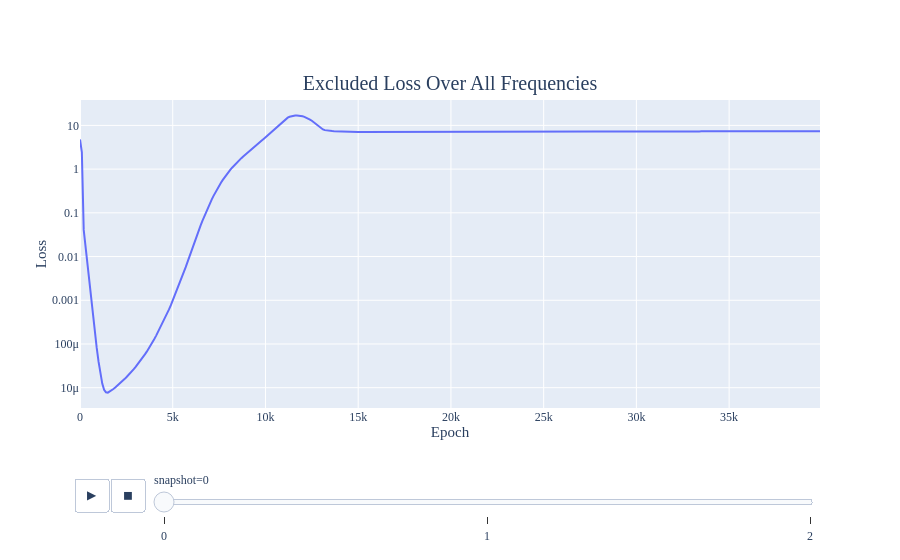
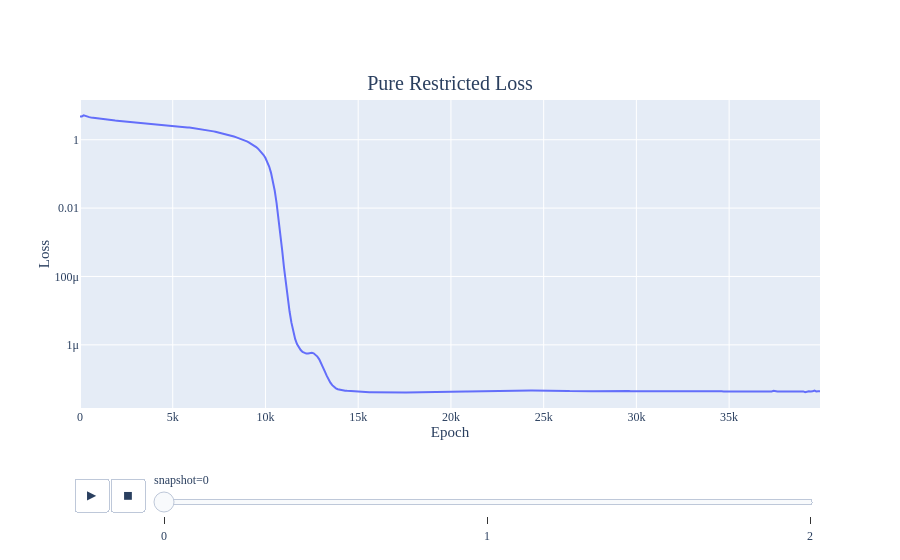

The notebook cell saved with these charts, in order:
### Code cell
figures = [None]*4
legend_in_plot_dict = {'xanchor': 'right',
 'x': 0.95,
 'title': '',
 'orientation': 'v',
 'y': .7,
 'yanchor': 'top',
 'bgcolor': 'rgba(255, 255, 255, 0.3)'}
fig = lines([metric_cache['excluded_loss_2D_full'], metric_cache['train_loss'],  metric_cache['test_loss']],
      line_labels=['Excluded Loss', 'Train Loss', 'Test Loss'],
      title='Excluded Loss Over All Frequencies',
      log_y=True,
      x=full_run_data['epochs'],
      xaxis='Epoch',
      yaxis='Loss',
      return_fig = True)
fig.update_layout(legend=legend_in_plot_dict)
fig.show("vscode+colab")
write_image(fig, 'excluded_loss_2D_full')
figures[0] = fig


line_labels = ['trig_loss', 'test_loss', 'train_loss']
human_readable_line_labels = ['Restricted loss', 'Test loss', 'Train loss']
fig = plot_metric([metric_cache[lab] for lab in line_labels],
                  line_labels=human_readable_line_labels,
                  title='Pure Restricted Loss',
                  yaxis='Loss',
                  return_fig=True)
fig.update_layout(legend=legend_in_plot_dict)
fig.update_layout(legend_orientation='v')
fig.show("vscode+colab")
write_image(fig, 'restricted_loss')
figures[1] = fig


line_labels = ['test_loss', 'train_loss', 'trig_loss', 'trig_loss_train']
fig = plot_metric([metric_cache['test_loss']/metric_cache['trig_loss']],
            title='Ratio of Test Loss/Restricted Loss',
            yaxis='Ratio',
            return_fig=True)
fig.show("vscode+colab")
write_image(fig, 'restricted_loss_ratio')
figures[2] = fig

# fig = plot_metric(metric_cache['sum_sq_weights'].T,
#             title='Sum of Squared Weights for Each Parameter',
#             # Take only the end of each parameter name for brevity
#             labels = [i.split('.')[-1] for i in parameter_names],
#             log_y=False,
#             yaxis='Sum of Squared Weights',
#             return_fig = True)
# fig.show("vscode+colab")
# write_image(fig, "sum_sq_weight_by_param")
fig = plot_metric([einops.reduce(metric_cache['sum_sq_weights'], 'epoch param -> epoch', 'sum')],
            title='Total Sum of Squared Weights',
            log_y=False,
            yaxis='Sum of Squared Weights',
            return_fig = True)
fig.show("vscode+colab")
write_image(fig, "sum_sq_weight_total")
figures[3] = fig

### Figure 1 — Plotly figure (JSON) as saved in the notebook; plotly's stock layout.template omitted (floating-point values rounded to 4 significant figures; data arrays with more than 128 entries replaced by an {"elided": "..."} marker saying what was removed)
{"data": [{"hovertemplate": "snapshot=Excluded Loss<br>Epoch=%{x}<br>Loss=%{y}<extra></extra>", "legendgroup": "", "line": {"color": "#636efa", "dash": "solid"}, "marker": {"symbol": "circle"}, "mode": "lines", "name": "Excluded Loss", "orientation": "v", "showlegend": false, "x": {"elided": "400 int values"}, "xaxis": "x", "y": {"elided": "400 float values"}, "yaxis": "y", "type": "scatter"}], "layout": {"xaxis": {"anchor": "y", "domain": [0, 1], "title": {"text": "Epoch"}}, "yaxis": {"anchor": "x", "domain": [0, 1], "title": {"text": "Loss"}, "type": "log"}, "legend": {"tracegroupgap": 0, "xanchor": "right", "x": 0.95, "title": {"text": ""}, "orientation": "v", "y": 0.7, "yanchor": "top", "bgcolor": "rgba(255, 255, 255, 0.3)"}, "title": {"text": "Excluded Loss Over All Frequencies"}, "updatemenus": [{"buttons": [{"args": [null, {"frame": {"duration": 500, "redraw": false}, "mode": "immediate", "fromcurrent": true, "transition": {"duration": 500, "easing": "none"}}], "label": "&#9654;", "method": "animate"}, {"args": [[null], {"frame": {"duration": 0, "redraw": false}, "mode": "immediate", "fromcurrent": true, "transition": {"duration": 0, "easing": "linear"}}], "label": "&#9724;", "method": "animate"}], "direction": "left", "pad": {"r": 10, "t": 70}, "showactive": false, "type": "buttons", "x": 0.1, "xanchor": "right", "y": 0, "yanchor": "top"}], "sliders": [{"active": 0, "currentvalue": {"prefix": "snapshot="}, "len": 0.9, "pad": {"b": 10, "t": 60}, "steps": [{"args": [["0"], {"frame": {"duration": 0, "redraw": false}, "mode": "immediate", "fromcurrent": true, "transition": {"duration": 0, "easing": "linear"}}], "label": "0", "method": "animate"}, {"args": [["1"], {"frame": {"duration": 0, "redraw": false}, "mode": "immediate", "fromcurrent": true, "transition": {"duration": 0, "easing": "linear"}}], "label": "1", "method": "animate"}, {"args": [["2"], {"frame": {"duration": 0, "redraw": false}, "mode": "immediate", "fromcurrent": true, "transition": {"duration": 0, "easing": "linear"}}], "label": "2", "method": "animate"}], "x": 0.1, "xanchor": "left", "y": 0, "yanchor": "top"}]}}

### Figure 2 — Plotly figure (JSON) as saved in the notebook; plotly's stock layout.template omitted (floating-point values rounded to 4 significant figures; data arrays with more than 128 entries replaced by an {"elided": "..."} marker saying what was removed)
{"data": [{"hovertemplate": "snapshot=Restricted loss<br>Epoch=%{x}<br>Loss=%{y}<extra></extra>", "legendgroup": "", "line": {"color": "#636efa", "dash": "solid"}, "marker": {"symbol": "circle"}, "mode": "lines", "name": "Restricted loss", "orientation": "v", "showlegend": false, "x": {"elided": "400 int values"}, "xaxis": "x", "y": {"elided": "400 float values"}, "yaxis": "y", "type": "scatter"}], "layout": {"xaxis": {"anchor": "y", "domain": [0, 1], "title": {"text": "Epoch"}}, "yaxis": {"anchor": "x", "domain": [0, 1], "title": {"text": "Loss"}, "type": "log"}, "legend": {"tracegroupgap": 0, "xanchor": "right", "x": 0.95, "title": {"text": ""}, "orientation": "v", "y": 0.7, "yanchor": "top", "bgcolor": "rgba(255, 255, 255, 0.3)"}, "title": {"text": "Pure Restricted Loss"}, "updatemenus": [{"buttons": [{"args": [null, {"frame": {"duration": 500, "redraw": false}, "mode": "immediate", "fromcurrent": true, "transition": {"duration": 500, "easing": "none"}}], "label": "&#9654;", "method": "animate"}, {"args": [[null], {"frame": {"duration": 0, "redraw": false}, "mode": "immediate", "fromcurrent": true, "transition": {"duration": 0, "easing": "linear"}}], "label": "&#9724;", "method": "animate"}], "direction": "left", "pad": {"r": 10, "t": 70}, "showactive": false, "type": "buttons", "x": 0.1, "xanchor": "right", "y": 0, "yanchor": "top"}], "sliders": [{"active": 0, "currentvalue": {"prefix": "snapshot="}, "len": 0.9, "pad": {"b": 10, "t": 60}, "steps": [{"args": [["0"], {"frame": {"duration": 0, "redraw": false}, "mode": "immediate", "fromcurrent": true, "transition": {"duration": 0, "easing": "linear"}}], "label": "0", "method": "animate"}, {"args": [["1"], {"frame": {"duration": 0, "redraw": false}, "mode": "immediate", "fromcurrent": true, "transition": {"duration": 0, "easing": "linear"}}], "label": "1", "method": "animate"}, {"args": [["2"], {"frame": {"duration": 0, "redraw": false}, "mode": "immediate", "fromcurrent": true, "transition": {"duration": 0, "easing": "linear"}}], "label": "2", "method": "animate"}], "x": 0.1, "xanchor": "left", "y": 0, "yanchor": "top"}]}}
